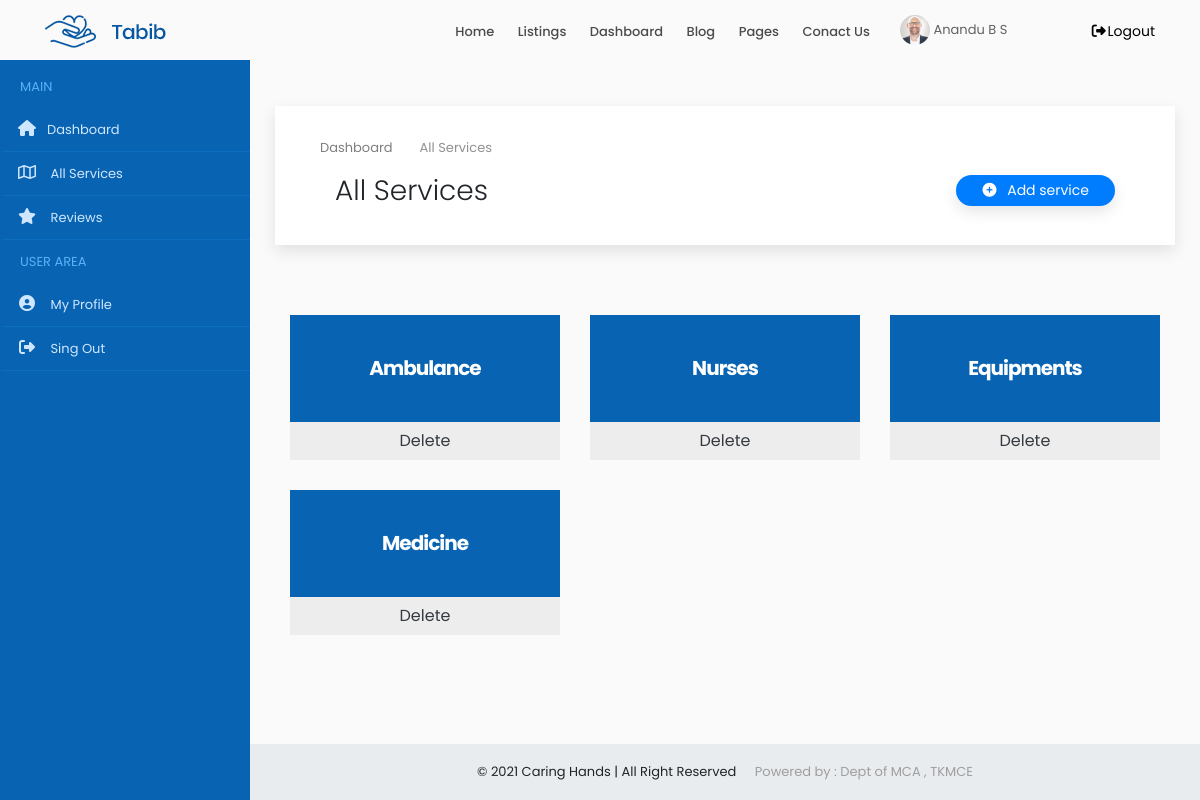
Page /administrator/services/ (signed in) on the committed database.
### accounts/models.py (models this page shows, shortened)
class Users(models.Model):
    user = models.ForeignKey(User,on_delete=models.CASCADE)
    name = models.CharField(max_length=150)
    email = models.EmailField(max_length=200,null=True, blank=True)
    organization = models.CharField(max_length=250,null=True, blank=True)
    mob = models.CharField(max_length=12)
    sex = models.CharField(max_length=10,choices=gender,default='Male')
    house = models.CharField(max_length=100,null=True, blank=True)
    street1 =models.CharField(max_length=100,null=True, blank=True)
    street2 =models.CharField(max_length=100,null=True, blank=True)
    city = models.CharField(max_length=100,null=True, blank=True)
    district = models.CharField(max_length=100,null=True, blank=True)
    state = models.CharField(max_length=100,null=True,choices=states, blank=True)
    pin = models.CharField(max_length=100,null=True,blank=True)
    age = models.IntegerField(null=True, blank=True)
    type = models.CharField(max_length=20,choices=user_type)
    approval = models.CharField(max_length=20,choices=approval_choices,default='Pending')
    document = models.FileField(upload_to='documents',null=True, blank=True)

class Service(models.Model):
    category = models.CharField(max_length=250)
    providers = models.IntegerField(null=True, blank=True)
    users = models.IntegerField(null=True, blank=True)

### accounts/views.py (the view, shortened to what this page needs)
# urls.py: path('administrator/services/',AllServices.as_view(), name='admin_services'),
class AllServices(View):
    def get(self, request):
        x = AdminCheck(request)
        if x == True:
            user = request.user
            account = Users.objects.get(user=user)
            services = Service.objects.all()
            form = AddServiceForm()
            context = {'account':account,'services':services,'form':form}
            return render(request, 'admin/services.html', context)
        else:
            return redirect('home')

### accounts/functions.py (called while the page is built)
def AdminCheck(request):
    user = request.user
    if user.is_authenticated:
        try:
            u = Users.objects.get(user=user)
            if u.type == 'admin':
                return (True)
            else:
                return (False)
        except:
            return (False)
    else:
        return (False)

### accounts/templates/admin/services.html (shortened to what this page needs)
{% extends 'common/dashboard_main.html' %}
{% load static %}
{% block content %}
{% include 'common/header.html' %}
{% include 'admin/sidenav.html' %}
<div class="content-wrapper">
<div class="container-fluid overflow-hidden">
    <div class="row margin-tb-90px margin-lr-10px sm-mrl-0px">
        <div id="page-title" class="padding-30px background-white full-width box-shadow">
            <div class="container">
                <ol class="breadcrumb opacity-5">
                    <li><a href="{% url 'home' %}">Dashboard</a></li>
                    <li class="active">All Services</li>
                </ol>
                <div class="container-fluid">
                    <div class="row">
                        <div class="col-6">
                            <h1 class="font-weight-300">All Services</h1>
                        </div>
                        <div class="col-6">
                            <div class="text-right">
                                <a href="dashboard-add-listing.html" class=" btn btn-sm border-radius-30  text-white background-second-color  box-shadow  padding-lr-25px margin-left-30px" data-toggle="modal" data-target="#addservice"><i class="fas fa-plus-circle  margin-right-7px"></i> Add service</a>
                            </div>
                        </div>
                    </div>
                </div>
            </div>
        </div>
                            {% load widget_tweaks %}
        <div class="container-fluid">
            <div class="row" style="margin-top:40px">
                {% for i in services %}
                <div class="col-lg-4 col-md-4  col-sm-6 sm-mb-40px wow fadeInUp" data-wow-delay="0.2s" style="visibility: visible; animation-delay: 0.2s; animation-name: fadeInUp;margin-top: 30px;">
                    <a href="#" data-toggle="modal" data-target="#updateservice_{{i.id}}">
                        <div class="pricing hover-effect">
                            <div class="pricing-head text-center">
                                <h3 class="font-weight-700 padding-40px background-main-color margin-0px text-white">
                                    <span class=" z-index-2 position-relative d-block">{{i.category|title}}
                                    </span>
                                </h3>
                            </div>
                        </div>
                    </a>
                    <div class="pricing-footer">
                        <a href="#" class="btn btn-block background-grey-1 text-dark rounded-0" data-toggle="modal" data-target="#deleteservice_{{i.id}}"> Delete</a>
                    </div>
                </div>
                {% empty %}
                <div class="alert alert-danger  margin-bottom-35px border-radius-10 padding-30px">
                    <strong>OOPS!</strong> No Services found
                    <hr>
                    <p class="margin-0px">Add new services to be listed out over here.</p>
                </div>
                {% endfor %}
            </div>
        </div>
    </div>
</div>
{% include 'common/small_footer.html' %}
</div>
{% endblock %}

### accounts/templates/common/header.html (shortened to what this page needs)
{% load static %}
<header>
    <div id="fixed-header-dark" class="header-output fixed-header">
        <div class="container header-in">
            <div class="row">
                <div class="col-lg-2 col-md-12">
                    <a id="logo" href="{% url 'index' %}" class="d-inline-block margin-tb-15px"><img
                            src="{% static 'assets/img/logo-1.png' %}" alt=""></a>
                </div>
                <div class="col-lg-7 col-md-12 position-inherit">
                    <ul id="menu-main" class="nav-menu float-lg-right link-padding-tb-20px">
                        <li><a href="{% url 'index' %}">Home</a>
                        </li>
                        <li class="has-dropdown"><a href="#">Listings</a>
                        </li>
                        <li class="has-dropdown"><a href="#">Dashboard</a>
                        </li>
                        <li class="has-dropdown"><a href="#">Blog</a>
                        </li>
                        <li class="has-dropdown"><a href="#">Pages</a>
                        </li>
                        <li><a href="page-contact-us.html">Conact Us</a></li>
                    </ul>
                </div>
                <div class="col-lg-3 col-md-12">
                    {% if request.user.is_authenticated %}
                    <a href="{% url 'home' %}" class="margin-top-15px d-inline-block text-grey-3 margin-right-15px"><img src="{% static 'assets/img/testimonial-3.png' %}" class="height-30px border-radius-30" alt=""> {{account.name|title}}</a>
                    <a href="{% url 'logout' %}" class="margin-tb-20px d-inline-block text-up-small float-left float-lg-right" data-toggle="modal" data-target="#exampleModal"><i class="fa fa-fw fa-sign-out-alt"></i>Logout</a>
                    {% else %}
                    <a href="{% url 'login' %}" class="margin-tb-20px d-inline-block text-up-small float-left float-lg-right"><i class="far fa-user"></i> Login</a>
                    {% endif %}
                </div>
            </div>
        </div>
    </div>
</header>

### static/assets/css/colors/main.css (style rules this page uses)
.background-main-color { background-color: #0864b2; }
.background-second-color { background-color: #007cff; }

### static/assets/css/sb-admin.css (style rules this page uses)
html { position: relative; min-height: 100%; }
body { overflow-x: hidden; }
.content-wrapper { min-height: calc(100vh - 56px); padding-top: 1rem; }
.content-wrapper { overflow-x: hidden; }
@media (min-width: 992px) { .content-wrapper { margin-left: 250px; } }

### rows in the picture
Users: name "Anandu B S"
Service: category "Ambulance"
Service: category "Nurses"
Service: category "Equipments"
Service: category "Medicine"
